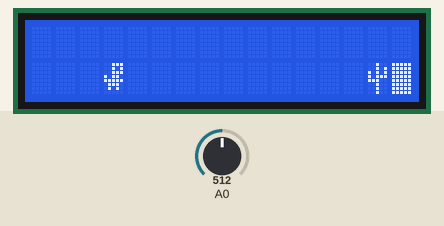
This sketch was run on a simulated Arduino Uno, built with avr-gcc and run on an emulated ATmega328P. On the bench: 16×2 character LCD. The test bench sets the inputs (shaded band); at power-on: A0 = 512. Random numbers use the default seed unless the sketch sets one.

Above: at 2.0 s.
2.1 s: A0 set to 539
At 3.47 s:
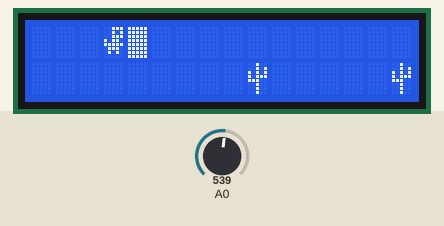
5.1 s: A0 set to 520
At 5.54 s:
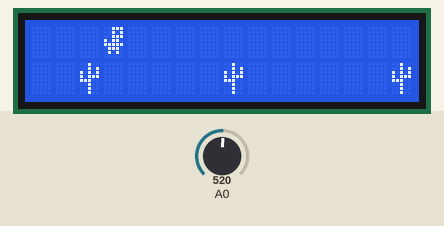
At 7.9 s:
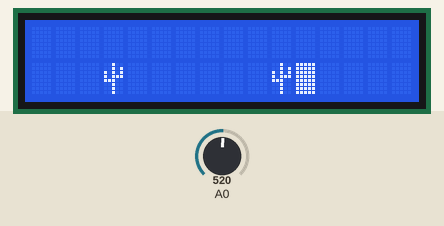
Timing chart, 0 to 9.4 s (numbered marks = the images above; inputs shaded):
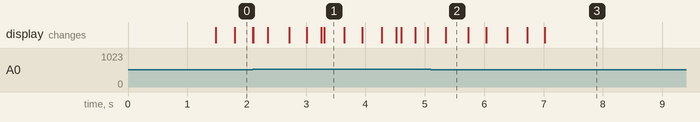

The sketch:

LCDDinoGame.ino
```cpp
#include <Wire.h>
#include <LiquidCrystal_I2C.h>


// You must instantiate the lcd object with its I2C address, columns, and rows.
// 0x27 is the most common address for 16x2 displays. Change to 0x3F if 0x27 doesn't work.
LiquidCrystal_I2C lcd(0x27, 16, 2);


// Create a custom dino pixel pattern
byte dino[8] = {//This is an array with size of 8 elements. 0 means the pixel is turned off, and 1 means on
  B00111, //   ███
  B00101, //   █ █
  B00111, //   ███
  B10110, // █ ██
  B11111, // █████
  B01110, //  ███
  B01010, //  █ █
  B00000  // (empty bottom row)
};

//Cactus pixel pattern
byte cactus[8] = {
  B00100,  //   *
  B00101,  //   * *
  B10101,  // * * *
  B10111,  // * ***
  B11100,  // ***
  B00100,  //   *
  B00100,  //   *
  B00100   //   *
};

//The column position of the cactus. We don't need a row position as it will always be at 1.
int cactusPos[5]{
  random(17, 19),
  random(23, 25),
  random(29, 32),
  random(36, 39),
  random(42, 46)
};

//Tracks the position of dino to help check if it collides with a cactus.
int dinoCol = 3;
int dinoRow = 1;
//Boolean to continue the game if the player hasn't lost.
boolean lose = false;
//Boolean to prevent jump holdings from flying.
boolean jump = false;


void setup() {
  //Begins the serial monitor at a rate of 9600 bauds.
  Serial.begin(9600);
  //Initializes the display
  lcd.init();

  //Turns on the display's background light
  lcd.backlight();

  //Uploads your dino pixel grids into memory slot 0. The screen can hold
  //8 custom characters total (slots 0 to 7).
  lcd.createChar(0, dino);
  //Uploads the cactus pixel grid to memory slot 1
  lcd.createChar(1, cactus);
 //Positions the cursor at col 3 and row 1 to draw the dino at that spot.
  lcd.setCursor(3, 1);

  //Prints the custom graphic stored in memory slot 0 (dino).write() is used for
  //raw bytes/graphics instead of text strings.
  lcd.write(byte(0));
  //Makes the cursor blink
  lcd.blink();
}


void loop() {
  //static long gameBegin = millis();
  //A multiplier in case the speed is too slow or fast.
  static double multiplier = 1;
  //Stops the game if the player loses.
  if(!lose){
    //'start' helps track the start of an update game interval
    static long start = millis();
    //Checks how long a dino has been in the air. After a period of time, the dino must fall back to ground.
    static long dinoJump;
    //Checks if the interval is finished.
    long current = millis();
    //How long a interval should last
    static double speed = random(500, 1000) * multiplier;


    //If a interval finishes...
    if(current - start >= speed){
      //Find where the furthest cactus currently is BEFORE moving them
      int furthestCactus = 16;
      for(int j = 0; j < 5; j++) {
        if(cactusPos[j] > furthestCactus) {
          furthestCactus = cactusPos[j];
        }
      }

      //Loops through 'cactusPos' array and delete the current cactus.
      for(int i = 0; i < 5; i++){
        if(cactusPos[i] >= 0 && cactusPos[i] < 16) {
          lcd.setCursor(cactusPos[i], 1);
          lcd.print(" ");
        }

        //Moves all cactus a column forward.
        cactusPos[i] = cactusPos[i] - 1;

        //If the cactus goes out of bounds, it sends the current cactus back to a new position.
        if(cactusPos[i] < 0){
          // Spawn exactly behind the furthest active cactus plus a safe gap
          cactusPos[i] = furthestCactus + random(6, 10);
          furthestCactus = cactusPos[i]; // Update tracker for the next iteration
        }

        //Redraws all cactuses in their new position after being deleted from their old one.
        if(cactusPos[i] >= 0 && cactusPos[i] < 16) {
          lcd.setCursor(cactusPos[i], 1);
          lcd.write(byte(1));
        }
      }
      // Roll a fresh random speed for the next frame movement sequence
      speed = random(200, 400) * multiplier;
      //Ends a interval and starts a new one.
      start = current;
    }
    //Checks if the position of the dino and one of the cactus is the same. If so, the player lost and end the game.
    for(int i = 0; i < 5; i++){
      if(dinoCol == cactusPos[i] && dinoRow == 1){
        lose = true;
      }
    }

    //Checks if the joystick is pushed up and is not already jumping.
    if(analogRead(0) > 530 && !jump){
      //Puts the cursor at the position of the dino and deletes it.
      lcd.setCursor(dinoCol, 1);
      lcd.print(" ");
      //Changes the dino row to the one above to simulate jumping.
      dinoRow = 0;
      //Puts the cursor at the new position and redraws the dino.
      lcd.setCursor(dinoCol, dinoRow);
      lcd.write(byte(0));
      //Sets jump to true to prevent jumping when already jumping.
      jump = true;
      //Starts a timer for how long the dino is in the air.
      dinoJump = millis();
      //If the dino has been in the air for long enough and was jumping
    }else if(current - dinoJump >= 1200 * multiplier && jump){
      //Deletes the current dino
      lcd.setCursor(dinoCol, dinoRow);
      lcd.print(" ");
      //Updates it row position back to the ground
      dinoRow = 1;
      lcd.setCursor(dinoCol, dinoRow);
      lcd.write(byte(0));
      //Sets jump to false to allow the player to jump again.
      jump = false;
      dinoJump = millis();
    }
    //multiplier += ((millis() - gameBegin) % 5000)/10;
  }
  //Serial.println(multiplier);
}
```

Measured:
- the behaviour switches between 530 and 531 on A0 (found by bisection; images 0 and 1)
